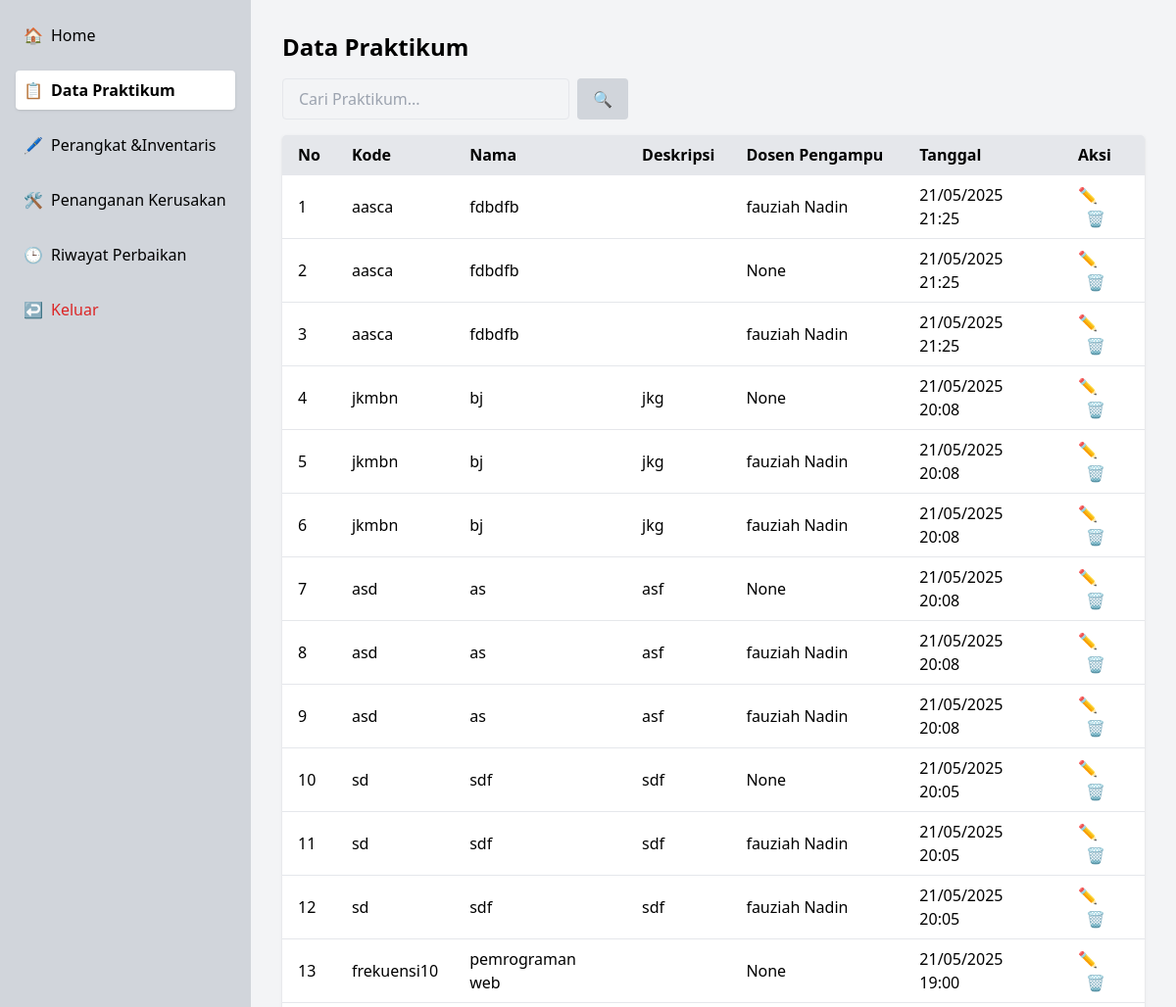
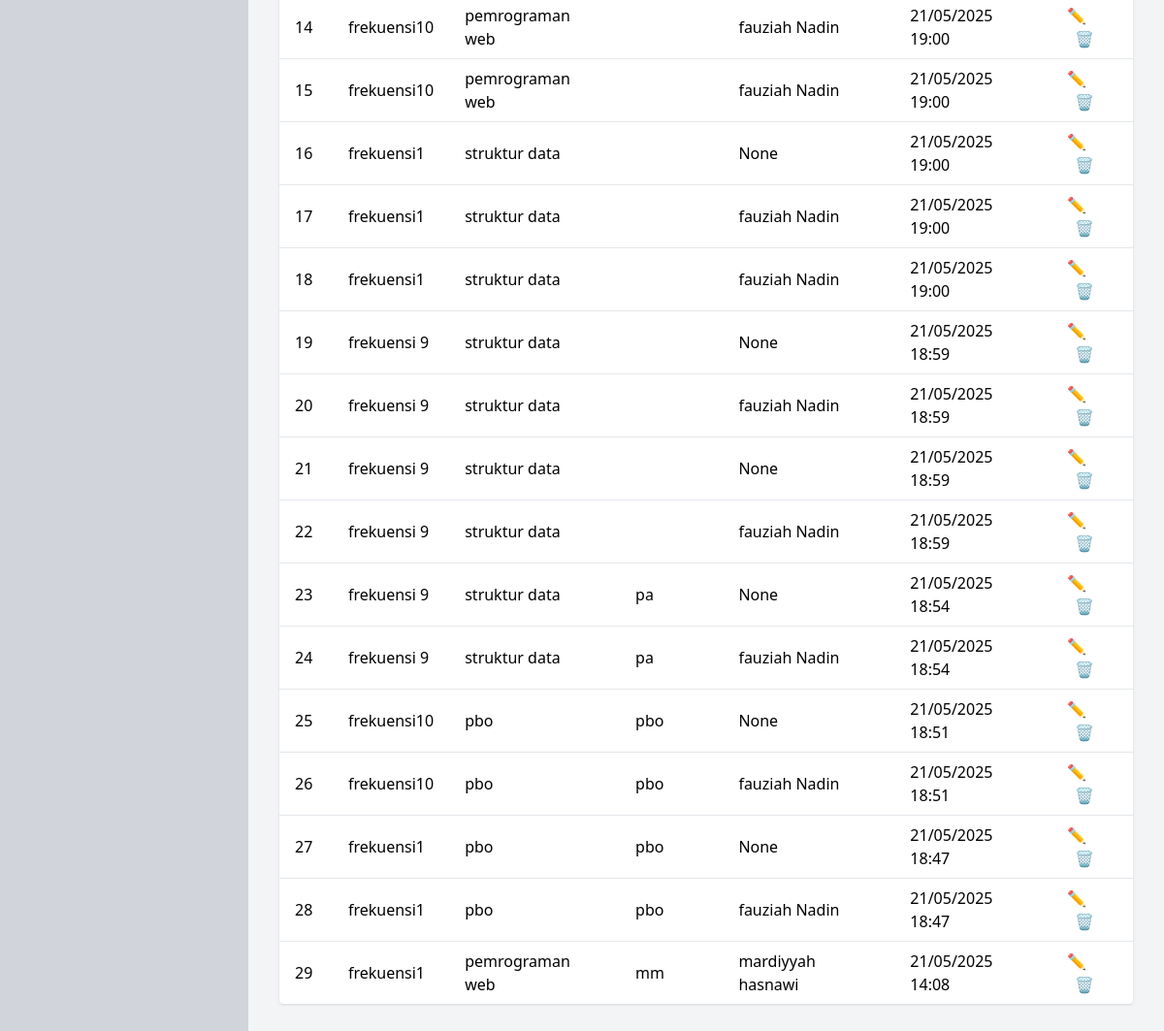
Screenshot of /mylabapp/data-praktikum/ (signed in) with the database file from the repository (2 pictures, top to bottom).
### mylabapp/models.py (models this page shows, shortened)
class DataPraktikum(models.Model):
    praktikum = models.OneToOneField(Praktikum, on_delete=models.CASCADE, related_name='data_praktikum', null=True, blank=True)
    nama = models.CharField(max_length=100)
    kode = models.CharField(max_length=20)
    deskripsi = models.TextField(blank=True, null=True)
    dosen_pengampu = models.CharField(max_length=100, blank=True, null=True)
    created_at = models.DateTimeField(auto_now_add=True)
    updated_at = models.DateTimeField(auto_now=True)
    class Meta:
        ordering = ['kode']
        verbose_name_plural = 'Data Praktikum'

### mylabapp/views.py (the view)
# urls.py: path('data-praktikum/', views.data_praktikum, name='data_praktikum'),
@login_required
def data_praktikum(request):
    data = DataPraktikum.objects.all().order_by('-created_at')
    return render(request, 'mylabapp/data_praktikum.html', {'data': data})

### mylabapp/templates/mylabapp/data_praktikum.html (shortened to what this page needs)
<!DOCTYPE html>
<html lang="en">
<head>
    <script src="https://cdn.tailwindcss.com"></script>
</head>
<body class="bg-gray-100 font-sans">
    <div class="flex min-h-screen">
        <aside class="w-64 bg-gray-300 text-black p-4">
            <nav class="space-y-4">
                <a href="{% url 'mylabapp:dashboard' %}" class="flex items-center space-x-2 px-2 py-2 rounded hover:bg-gray-200">
                    <span>🏠</span><span>Home</span>
                </a>
                <a href="{% url 'mylabapp:data_praktikum' %}" class="flex items-center space-x-2 px-2 py-2 bg-white rounded font-semibold shadow">
                    <span>📋</span><span>Data Praktikum</span>
                </a>
                <a href="{% url 'mylabapp:inventaris' %}" class="flex items-center space-x-2 px-2 py-2 rounded hover:bg-gray-200">
                    <span>🖊️</span><span>Perangkat &Inventaris</span>
                </a>
                <a href="{% url 'mylabapp:penanganan_kerusakan' %}" class="flex items-center space-x-2 px-2 py-2 rounded hover:bg-gray-200">
                    <span>🛠️</span><span>Penanganan Kerusakan</span>
                </a>
                <a href="{% url 'mylabapp:laporan' %}" class="flex items-center space-x-2 px-2 py-2 rounded hover:bg-gray-200">
                    <span>🕒</span><span>Riwayat Perbaikan</span>
                </a>
                <a href="#" class="flex items-center space-x-2 px-2 py-2 rounded hover:bg-red-200 text-red-600 mt-6">
                    <span>↩️</span><span>Keluar</span>
                </a>
            </nav>
        </aside>
        <main class="flex-1 p-8">
            <h1 class="text-2xl font-bold mb-4">Data Praktikum</h1>
            <div class="flex space-x-2 mb-4">
                <form method="get" action="{% url 'mylabapp:data_praktikum' %}" class="flex space-x-2 w-full">
                    <input name="q" type="text" placeholder="Cari Praktikum..." class="w-1/3 px-4 py-2 border rounded bg-gray-100">
                    <button type="submit" class="px-4 py-2 bg-gray-300 rounded">🔍</button>
                </form>
            </div>
            <div class="bg-white shadow rounded overflow-auto">
                <table class="min-w-full text-left">
                    <thead class="bg-gray-200">
                        <tr>
                            <th class="px-4 py-2">No</th>
                            <th class="px-4 py-2">Kode</th>
                            <th class="px-4 py-2">Nama</th>
                            <th class="px-4 py-2">Deskripsi</th>
                            <th class="px-4 py-2">Dosen Pengampu</th>
                            <th class="px-4 py-2">Tanggal</th>
                            <th class="px-4 py-2">Aksi</th>
                        </tr>
                    </thead>
                    <tbody>
                        {% for praktikum in data %}
                        <tr class="border-t">
                            <td class="px-4 py-2">{{ forloop.counter }}</td>
                            <td class="px-4 py-2">{{ praktikum.kode }}</td>
                            <td class="px-4 py-2">{{ praktikum.nama }}</td>
                            <td class="px-4 py-2">{{ praktikum.deskripsi }}</td>
                            <td class="px-4 py-2">{{ praktikum.dosen_pengampu }}</td>
                            <td class="px-4 py-2">{{ praktikum.created_at|date:"d/m/Y H:i" }}</td>
                            <td class="px-4 py-2 space-x-2">
                                <button onclick="openEditModal('{{ praktikum.id }}', '{{ praktikum.nama }}', '{{ praktikum.kode }}', '{{ praktikum.deskripsi }}')" class="text-blue-500">✏️</button>
                                <a href="{% url 'mylabapp:hapus_praktikum' praktikum.id %}" class="text-red-500">🗑️</a>
                            </td>
                        </tr>
                        {% empty %}
                        <tr><td colspan="7" class="px-4 py-2 text-center">Tidak ada data</td></tr>
                        {% endfor %}
                    </tbody>
                </table>
            </div>
        </main>
    </div>
</body>
</html>

### rows the page displays
DataPraktikum: kode "aasca", nama "fdbdfb", dosen_pengampu "fauziah Nadin", created_at "21/05/2025 21:25"
DataPraktikum: kode "aasca", nama "fdbdfb", dosen_pengampu "None", created_at "21/05/2025 21:25"
DataPraktikum: kode "aasca", nama "fdbdfb", dosen_pengampu "fauziah Nadin", created_at "21/05/2025 21:25"
DataPraktikum: kode "jkmbn", nama "bj", deskripsi "jkg", dosen_pengampu "None", created_at "21/05/2025 20:08"
DataPraktikum: kode "jkmbn", nama "bj", deskripsi "jkg", dosen_pengampu "fauziah Nadin", created_at "21/05/2025 20:08"
DataPraktikum: kode "jkmbn", nama "bj", deskripsi "jkg", dosen_pengampu "fauziah Nadin", created_at "21/05/2025 20:08"
DataPraktikum: kode "asd", nama "as", deskripsi "asf", dosen_pengampu "None", created_at "21/05/2025 20:08"
DataPraktikum: kode "asd", nama "as", deskripsi "asf", dosen_pengampu "fauziah Nadin", created_at "21/05/2025 20:08"
DataPraktikum: kode "asd", nama "as", deskripsi "asf", dosen_pengampu "fauziah Nadin", created_at "21/05/2025 20:08"
DataPraktikum: kode "sd", nama "sdf", deskripsi "sdf", dosen_pengampu "None", created_at "21/05/2025 20:05"
DataPraktikum: kode "sd", nama "sdf", deskripsi "sdf", dosen_pengampu "fauziah Nadin", created_at "21/05/2025 20:05"
DataPraktikum: kode "sd", nama "sdf", deskripsi "sdf", dosen_pengampu "fauziah Nadin", created_at "21/05/2025 20:05"
DataPraktikum: kode "frekuensi10", nama "pemrograman web", dosen_pengampu "None", created_at "21/05/2025 19:00"
DataPraktikum: kode "frekuensi10", nama "pemrograman web", dosen_pengampu "fauziah Nadin", created_at "21/05/2025 19:00"
DataPraktikum: kode "frekuensi10", nama "pemrograman web", dosen_pengampu "fauziah Nadin", created_at "21/05/2025 19:00"
DataPraktikum: kode "frekuensi1", nama "struktur data", dosen_pengampu "None", created_at "21/05/2025 19:00"
DataPraktikum: kode "frekuensi1", nama "struktur data", dosen_pengampu "fauziah Nadin", created_at "21/05/2025 19:00"
DataPraktikum: kode "frekuensi1", nama "struktur data", dosen_pengampu "fauziah Nadin", created_at "21/05/2025 19:00"
DataPraktikum: kode "frekuensi 9", nama "struktur data", dosen_pengampu "None", created_at "21/05/2025 18:59"
DataPraktikum: kode "frekuensi 9", nama "struktur data", dosen_pengampu "fauziah Nadin", created_at "21/05/2025 18:59"
DataPraktikum: kode "frekuensi 9", nama "struktur data", dosen_pengampu "None", created_at "21/05/2025 18:59"
DataPraktikum: kode "frekuensi 9", nama "struktur data", dosen_pengampu "fauziah Nadin", created_at "21/05/2025 18:59"
DataPraktikum: kode "frekuensi 9", nama "struktur data", deskripsi "pa", dosen_pengampu "None", created_at "21/05/2025 18:54"
DataPraktikum: kode "frekuensi 9", nama "struktur data", deskripsi "pa", dosen_pengampu "fauziah Nadin", created_at "21/05/2025 18:54"
DataPraktikum: kode "frekuensi10", nama "pbo", deskripsi "pbo", dosen_pengampu "None", created_at "21/05/2025 18:51"
DataPraktikum: kode "frekuensi10", nama "pbo", deskripsi "pbo", dosen_pengampu "fauziah Nadin", created_at "21/05/2025 18:51"
DataPraktikum: kode "frekuensi1", nama "pbo", deskripsi "pbo", dosen_pengampu "None", created_at "21/05/2025 18:47"
DataPraktikum: kode "frekuensi1", nama "pbo", deskripsi "pbo", dosen_pengampu "fauziah Nadin", created_at "21/05/2025 18:47"
DataPraktikum: kode "frekuensi1", nama "pemrograman web", deskripsi "mm", dosen_pengampu "mardiyyah hasnawi", created_at "21/05/2025 14:08"
